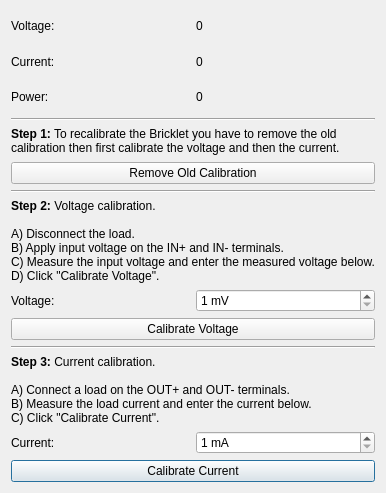
<?xml version="1.0" encoding="UTF-8"?>
<ui version="4.0">
 <class>Calibration</class>
 <widget class="QDialog" name="Calibration">
  <property name="geometry">
   <rect>
    <x>0</x>
    <y>0</y>
    <width>382</width>
    <height>493</height>
   </rect>
  </property>
  <property name="windowTitle">
   <string>Voltage Current 2.0 Calibration</string>
  </property>
  <layout class="QVBoxLayout" name="verticalLayout_2">
   <item>
    <layout class="QGridLayout" name="gridLayout">
     <item row="4" column="0" colspan="2">
      <widget class="QLabel" name="label_4">
       <property name="text">
        <string>&lt;html&gt;&lt;head/&gt;&lt;body&gt;&lt;p&gt;&lt;span style=&quot; font-weight:600;&quot;&gt;Step 1:&lt;/span&gt; To recalibrate the Bricklet you have to remove the old &lt;br/&gt;calibration then first calibrate the voltage and then the current.&lt;/p&gt;&lt;/body&gt;&lt;/html&gt;</string>
       </property>
       <property name="textFormat">
        <enum>Qt::RichText</enum>
       </property>
      </widget>
     </item>
     <item row="1" column="0">
      <widget class="QLabel" name="label_2">
       <property name="text">
        <string>Current:</string>
       </property>
      </widget>
     </item>
     <item row="13" column="0" colspan="2">
      <widget class="QPushButton" name="btn_cal_c">
       <property name="text">
        <string>Calibrate Current</string>
       </property>
      </widget>
     </item>
     <item row="0" column="1">
      <widget class="QLabel" name="lbl_v">
       <property name="text">
        <string>0</string>
       </property>
      </widget>
     </item>
     <item row="1" column="1">
      <widget class="QLabel" name="lbl_c">
       <property name="text">
        <string>0</string>
       </property>
      </widget>
     </item>
     <item row="7" column="0" colspan="2">
      <widget class="QLabel" name="label_5">
       <property name="text">
        <string>&lt;html&gt;&lt;head/&gt;&lt;body&gt;&lt;p&gt;&lt;span style=&quot; font-weight:600;&quot;&gt;Step 2:&lt;/span&gt; Voltage calibration.&lt;br/&gt;&lt;br/&gt;A) Disconnect the load.&lt;br/&gt;B) Apply input voltage on the IN+ and IN- terminals.&lt;br/&gt;C) Measure the input voltage and enter the measured voltage below.&lt;br/&gt;D) Click &amp;quot;Calibrate Voltage&amp;quot;. &lt;/p&gt;&lt;/body&gt;&lt;/html&gt;</string>
       </property>
       <property name="textFormat">
        <enum>Qt::RichText</enum>
       </property>
      </widget>
     </item>
     <item row="11" column="0" colspan="2">
      <widget class="QLabel" name="label_11">
       <property name="text">
        <string>&lt;html&gt;&lt;head/&gt;&lt;body&gt;&lt;p&gt;&lt;span style=&quot; font-weight:600;&quot;&gt;Step 3:&lt;/span&gt; Current calibration.&lt;br/&gt;&lt;br/&gt;A) Connect a load on the OUT+ and OUT- terminals.&lt;br/&gt;B) Measure the load current and enter the current below.&lt;br/&gt;C) Click &amp;quot;Calibrate Current&amp;quot;. &lt;/p&gt;&lt;/body&gt;&lt;/html&gt;</string>
       </property>
       <property name="textFormat">
        <enum>Qt::RichText</enum>
       </property>
      </widget>
     </item>
     <item row="2" column="0">
      <widget class="QLabel" name="label_3">
       <property name="text">
        <string>Power:</string>
       </property>
      </widget>
     </item>
     <item row="12" column="1">
      <widget class="QSpinBox" name="sbox_cal_c_mul">
       <property name="suffix">
        <string> mA</string>
       </property>
       <property name="minimum">
        <number>1</number>
       </property>
       <property name="maximum">
        <number>65535</number>
       </property>
       <property name="value">
        <number>1</number>
       </property>
      </widget>
     </item>
     <item row="5" column="0" colspan="2">
      <widget class="QPushButton" name="btn_cal_rst">
       <property name="text">
        <string>Remove Old Calibration</string>
       </property>
      </widget>
     </item>
     <item row="2" column="1">
      <widget class="QLabel" name="lbl_p">
       <property name="text">
        <string>0</string>
       </property>
      </widget>
     </item>
     <item row="12" column="0">
      <widget class="QLabel" name="label_12">
       <property name="text">
        <string>Current:</string>
       </property>
      </widget>
     </item>
     <item row="0" column="0">
      <widget class="QLabel" name="label">
       <property name="text">
        <string>Voltage:</string>
       </property>
      </widget>
     </item>
     <item row="3" column="0" colspan="2">
      <widget class="Line" name="line">
       <property name="orientation">
        <enum>Qt::Horizontal</enum>
       </property>
      </widget>
     </item>
     <item row="9" column="0" colspan="2">
      <widget class="QPushButton" name="btn_cal_v">
       <property name="text">
        <string>Calibrate Voltage</string>
       </property>
      </widget>
     </item>
     <item row="6" column="0" colspan="2">
      <widget class="Line" name="line_3">
       <property name="orientation">
        <enum>Qt::Horizontal</enum>
       </property>
      </widget>
     </item>
     <item row="10" column="0" colspan="2">
      <widget class="Line" name="line_4">
       <property name="orientation">
        <enum>Qt::Horizontal</enum>
       </property>
      </widget>
     </item>
     <item row="8" column="0">
      <widget class="QLabel" name="label_6">
       <property name="text">
        <string>Voltage:</string>
       </property>
      </widget>
     </item>
     <item row="8" column="1">
      <widget class="QSpinBox" name="sbox_cal_v_mul">
       <property name="suffix">
        <string> mV</string>
       </property>
       <property name="minimum">
        <number>1</number>
       </property>
       <property name="maximum">
        <number>65535</number>
       </property>
      </widget>
     </item>
    </layout>
   </item>
  </layout>
 </widget>
 <resources/>
 <connections/>
</ui>
